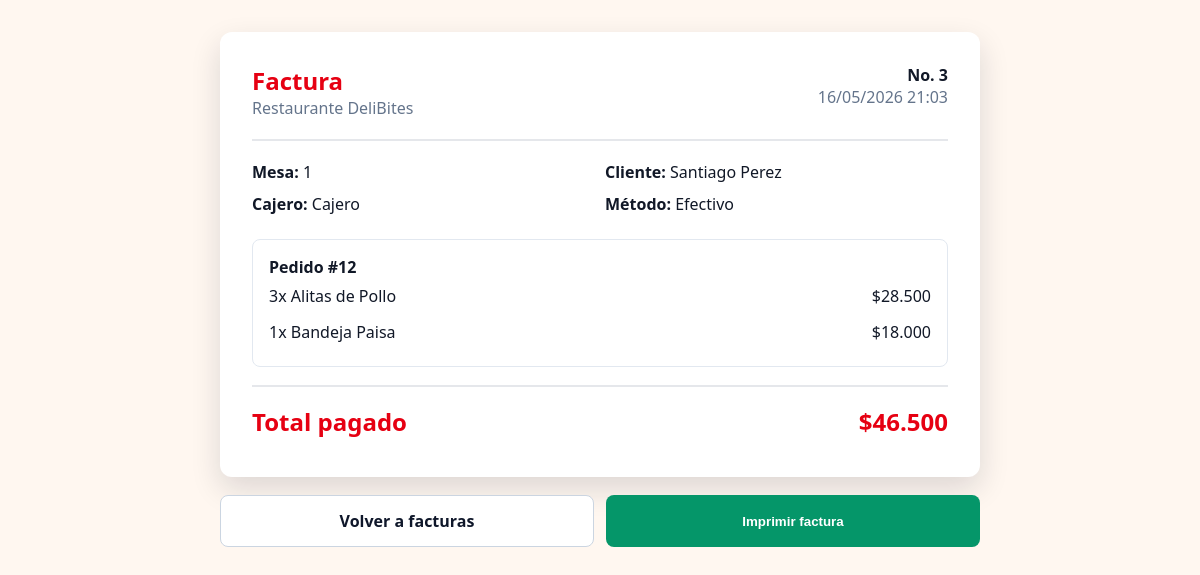
The app's page /caja/factura/3/ (signed in) with its own data.
### usuarios/models.py (models this page shows, shortened)
class Venta(models.Model):
    pedido = models.OneToOneField(Pedido, on_delete=models.CASCADE)
    cajero = models.ForeignKey(User, on_delete=models.SET_NULL, null=True, blank=True)
    monto_total = models.DecimalField(max_digits=10, decimal_places=2)
    metodo_pago = models.CharField(
        max_length=20,
        choices=[
            ('efectivo', 'Efectivo'),
            ('tarjeta', 'Tarjeta'),
            ('transferencia', 'Transferencia'),
        ],
        default='efectivo'
    )
    fecha_venta = models.DateTimeField(auto_now_add=True)

class Pedido(models.Model):
    ESTADOS = [
        ('pendiente', 'Pendiente'),
        ('en_preparacion', 'En Preparación'),
        ('listo', 'Listo'),
        ('entregado', 'Entregado'),
        ('cancelado', 'Cancelado'),
    ]
    numero = models.AutoField(primary_key=True)
    cliente = models.ForeignKey(User, on_delete=models.SET_NULL, null=True)
    mesa = models.ForeignKey(Mesa, on_delete=models.SET_NULL, null=True, blank=True)
    estado = models.CharField(max_length=20, choices=ESTADOS, default='pendiente')
    fecha_creacion = models.DateTimeField(auto_now_add=True)
    fecha_entrega = models.DateTimeField(null=True, blank=True)
    total = models.DecimalField(max_digits=10, decimal_places=2, default=0)
    notas = models.TextField(blank=True)

class Producto(models.Model):
    nombre = models.CharField(max_length=200)
    categoria = models.ForeignKey(Categoria, on_delete=models.CASCADE)
    precio = models.DecimalField(max_digits=10, decimal_places=2)
    descripcion = models.TextField(blank=True)
    disponible = models.BooleanField(default=True)
    imagen = models.ImageField(upload_to='productos/', blank=True, null=True)
    fecha_creacion = models.DateTimeField(auto_now_add=True)

### usuarios/views.py (the view)
# urls.py: path('caja/factura/<str:venta_ids>/', views.factura, name='factura'),
@login_required(login_url='login')
def factura(request, venta_ids):
    ids = [int(item) for item in venta_ids.split('-') if item.isdigit()]
    ventas = list(Venta.objects.filter(id__in=ids).select_related('pedido__mesa', 'cajero').prefetch_related('pedido__detalles__producto'))
    if not ventas:
        messages.error(request, 'La factura no existe.')
        return redirect('dashboard')
    ventas.sort(key=lambda venta: ids.index(venta.id) if venta.id in ids else 0)
    subtotal = sum((venta.monto_total for venta in ventas), Decimal('0'))
    factura_data = {
        'numero': '-'.join(str(venta.id) for venta in ventas),
        'fecha': ventas[0].fecha_venta,
        'mesa': ventas[0].pedido.mesa.numero if ventas[0].pedido.mesa else '-',
        'cliente': ventas[0].pedido.notas or 'Cliente',
        'cajero': ventas[0].cajero.first_name or ventas[0].cajero.username if ventas[0].cajero else 'Caja',
        'metodo_pago': metodo_pago_display(ventas[0]),
        'subtotal_display': money_cop(subtotal),
        'total_display': money_cop(subtotal),
        'ventas': [
            {
                'pedido_numero': venta.pedido.numero,
                'items': [
                    {
                        'cantidad': item.cantidad,
                        'producto': item.producto.nombre if item.producto else 'Producto eliminado',
                        'subtotal_display': money_cop(item.subtotal),
                    }
                    for item in venta.pedido.detalles.all()
                ] + ([
                    {
                        'cantidad': 1,
                        'producto': 'Recargo de reserva',
                        'subtotal_display': money_cop(venta.pedido.reserva.recargo_reserva),
                    }
                ] if hasattr(venta.pedido, 'reserva') else []),
            }
            for venta in ventas
        ],
    }
    back_url = 'dashboard'
    back_label = 'Volver a caja'
    try:
        empleado = Empleado.objects.get(usuario=request.user)
        if empleado.rol.nombre == 'administrador':
            back_url = 'admin_ventas'
            back_label = 'Volver a facturas'
    except Empleado.DoesNotExist:
        pass
    return render(request, 'factura.html', {
        'title': 'Factura',
        'factura': factura_data,
        'back_url': back_url,
        'back_label': back_label,
    })

### usuarios/views.py (called while the page is built)
def money_cop(value):
    return f'${Decimal(value or 0):,.0f}'.replace(',', '.')

def metodo_pago_display(venta):
    return 'Transacción' if venta.metodo_pago == 'transferencia' else venta.get_metodo_pago_display()

### templates/factura.html (shortened to what this page needs)
<!DOCTYPE html>
<html lang="es">
<head>
</head>
<body>
    <main class="page">
        <section class="invoice">
            <div class="head">
                <div>
                    <h1>Factura</h1>
                    <div class="muted">Restaurante DeliBites</div>
                </div>
                <div style="text-align:right;">
                    <strong>No. {{ factura.numero }}</strong>
                    <div class="muted">{{ factura.fecha|date:"d/m/Y H:i" }}</div>
                </div>
            </div>
            <div class="info">
                <div><strong>Mesa:</strong> {{ factura.mesa }}</div>
                <div><strong>Cliente:</strong> {{ factura.cliente }}</div>
                <div><strong>Cajero:</strong> {{ factura.cajero }}</div>
                <div><strong>Método:</strong> {{ factura.metodo_pago }}</div>
            </div>
            {% for venta in factura.ventas %}
            <div class="order">
                <strong>Pedido #{{ venta.pedido_numero }}</strong>
                {% for item in venta.items %}
                <div class="line">
                    <span>{{ item.cantidad }}x {{ item.producto }}</span>
                    <span>{{ item.subtotal_display }}</span>
                </div>
                {% endfor %}
            </div>
            {% endfor %}
            <div class="line total">
                <span>Total pagado</span>
                <span>{{ factura.total_display }}</span>
            </div>
        </section>
        <div class="actions">
            <a class="btn" href="{% url back_url %}">{{ back_label }}</a>
            <button class="btn print" onclick="window.print()">Imprimir factura</button>
        </div>
    </main>
</body>
</html>

### templates/factura.html (style rules this page uses)
* { box-sizing: border-box; }
body { margin: 0; font-family: "Segoe UI", Tahoma, sans-serif; background: #fff7f0; color: #111827; }
.page { width: min(760px, calc(100% - 32px)); margin: 32px auto; }
.invoice { background: white; border-radius: 12px; padding: 32px; box-shadow: 0 12px 30px rgba(17,24,39,.14); }
.head { display: flex; justify-content: space-between; gap: 18px; border-bottom: 2px solid #e5e7eb; padding-bottom: 20px; margin-bottom: 20px; }
h1 { margin: 0; color: #e60012; }
.muted { color: #64748b; }
.info { display: grid; grid-template-columns: repeat(2, 1fr); gap: 10px; margin-bottom: 24px; }
.order { border: 1px solid #e2e8f0; border-radius: 8px; padding: 16px; margin-bottom: 14px; }
.line { display: flex; justify-content: space-between; gap: 12px; padding: 7px 0; }
.total { border-top: 2px solid #e5e7eb; margin-top: 18px; padding-top: 18px; font-size: 24px; font-weight: 800; color: #e60012; }
.actions { display: grid; grid-template-columns: 1fr 1fr; gap: 12px; margin-top: 18px; }
.btn { border: 1px solid #cbd5e1; border-radius: 8px; padding: 14px; text-align: center; text-decoration: none; color: #0f172a; background: white; font-weight: 800; cursor: pointer; }
.print { border: 0; background: #059669; color: white; }

### records on screen
Venta: fecha "16/05/2026 21:03", metodo_pago "Efectivo"
Pedido: cliente "Santiago Perez"
Producto: producto "Alitas de Pollo"
Producto: producto "Bandeja Paisa"

### other values on screen
{{ factura.numero }} "3"
{{ factura.mesa }} "1"
{{ factura.cajero }} "Cajero"
{{ venta.pedido_numero }} "12"
{{ item.cantidad }} "3" "1"
{{ item.subtotal_display }} "$28.500" "$18.000"
{{ factura.total_display }} "$46.500"
{{ back_label }} "Volver a facturas"
